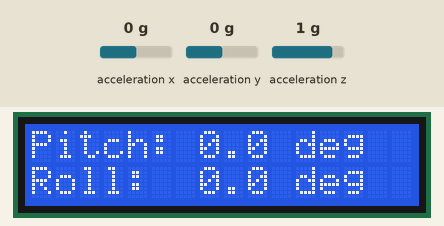
Simulated run of this sketch. Board: Arduino Uno, built with avr-gcc and run on an emulated ATmega328P. On the bench: 16×2 character LCD. Wiring (inferred from the names in the program): MPU-6050 motion sensor at I2C address 0x68. Inputs (shaded band) come from the test bench; at power-on: acceleration x 0 g, acceleration y 0 g, acceleration z 1 g.

Above: at 2.2 s.
2.3 s: acceleration x set to -1.4 g
At 3.2 s:
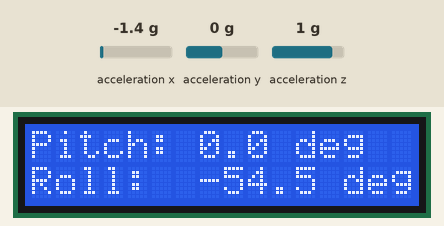
4.1 s: acceleration x set to 0 g
At 5.3 s:
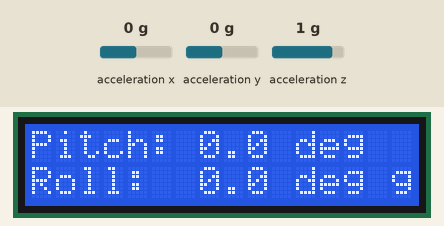
5.6 s: acceleration y set to -1.4 g
At 6.4 s:
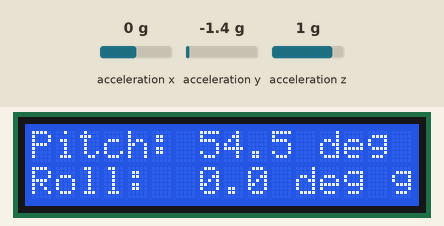
7.1 s: acceleration y set to 0 g
At 8.3 s:
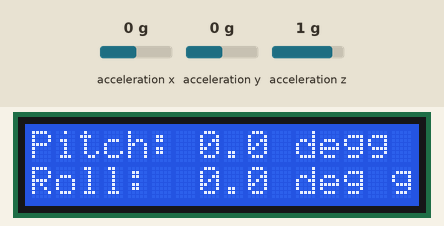
8.6 s: acceleration z set to -1.4 g
At 9.7 s:
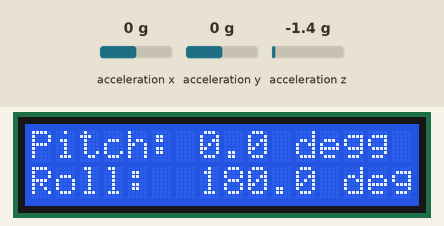
10.2 s: acceleration z set to 0 g
At 10.7 s:
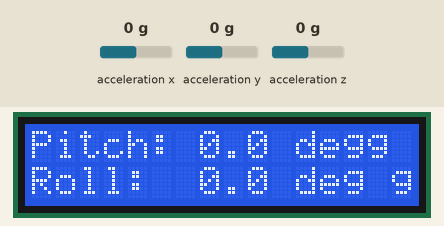
Timing chart, 0 to 12.7 s (numbered marks = the images above; inputs shaded):
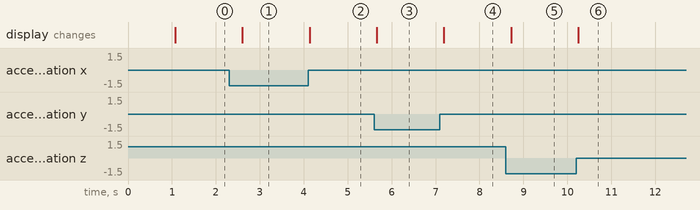

Measured:
- after the input at 2.3 s, the display: changes after 0.30 s (image 1)
- after the input at 4.1 s, the display: changes at once (image 2)
- after the input at 5.6 s, the display: changes after 0.06 s (image 3)
- after the input at 7.1 s, the display: changes after 0.09 s (image 4)
- after the input at 8.6 s, the display: changes after 0.12 s (image 5)
- after the input at 10.2 s, the display: changes after 0.05 s (image 6)

The sketch:

Afficheur.ino
```cpp
#include <Wire.h>
#include <LiquidCrystal.h>
#include <math.h>
// LCD Keypad Shield broches : RS=8, E=9, D4=4, D5=5, D6=6, D7=7
LiquidCrystal lcd(8, 9, 4, 5, 6, 7);

const int MPU_ADDR = 0x68; // Adresse I2C par défaut du MPU6050

int16_t acc_x, acc_y, acc_z;

void setup() {
  Wire.begin();
  Serial.begin(9600);
  lcd.begin(16, 2);
  lcd.print("Initialisation...");

  // Activation du MPU6050
  Wire.beginTransmission(MPU_ADDR);
  Wire.write(0x6B); // Registre PWR_MGMT_1
  Wire.write(0);    // Réveil
  Wire.endTransmission(true);

  delay(1000);
  lcd.clear();
}

void loop() {
  // Lire les données de l'accéléromètre
  Wire.beginTransmission(MPU_ADDR);
  Wire.write(0x3B); // Adresse ACCEL_XOUT_H
  Wire.endTransmission(false);
  Wire.requestFrom(MPU_ADDR, 6, true);

  acc_x = Wire.read() << 8 | Wire.read();
  acc_y = Wire.read() << 8 | Wire.read();
  acc_z = Wire.read() << 8 | Wire.read();

  // Calcul du pitch et du roll (en degrés)
  float ax = acc_x / 16384.0;
  float ay = acc_y / 16384.0;
  float az = acc_z / 16384.0;

  float pitch = atan2(-ay, sqrt(ax * ax + az * az)) * 180.0 / PI;
  float roll  = atan2(ax, az) * 180.0 / PI;

  // Affichage sur l'écran LCD
  lcd.setCursor(0, 0);
  lcd.print("Pitch: ");
  lcd.print(pitch, 1); // 1 décimale
  lcd.print(" deg");

  lcd.setCursor(0, 1);
  lcd.print("Roll:  ");
  lcd.print(roll, 1);
  lcd.print(" deg ");

  delay(300); // Delai de 300ms pour avoir des informations lisibles sur l'écran
}
```
